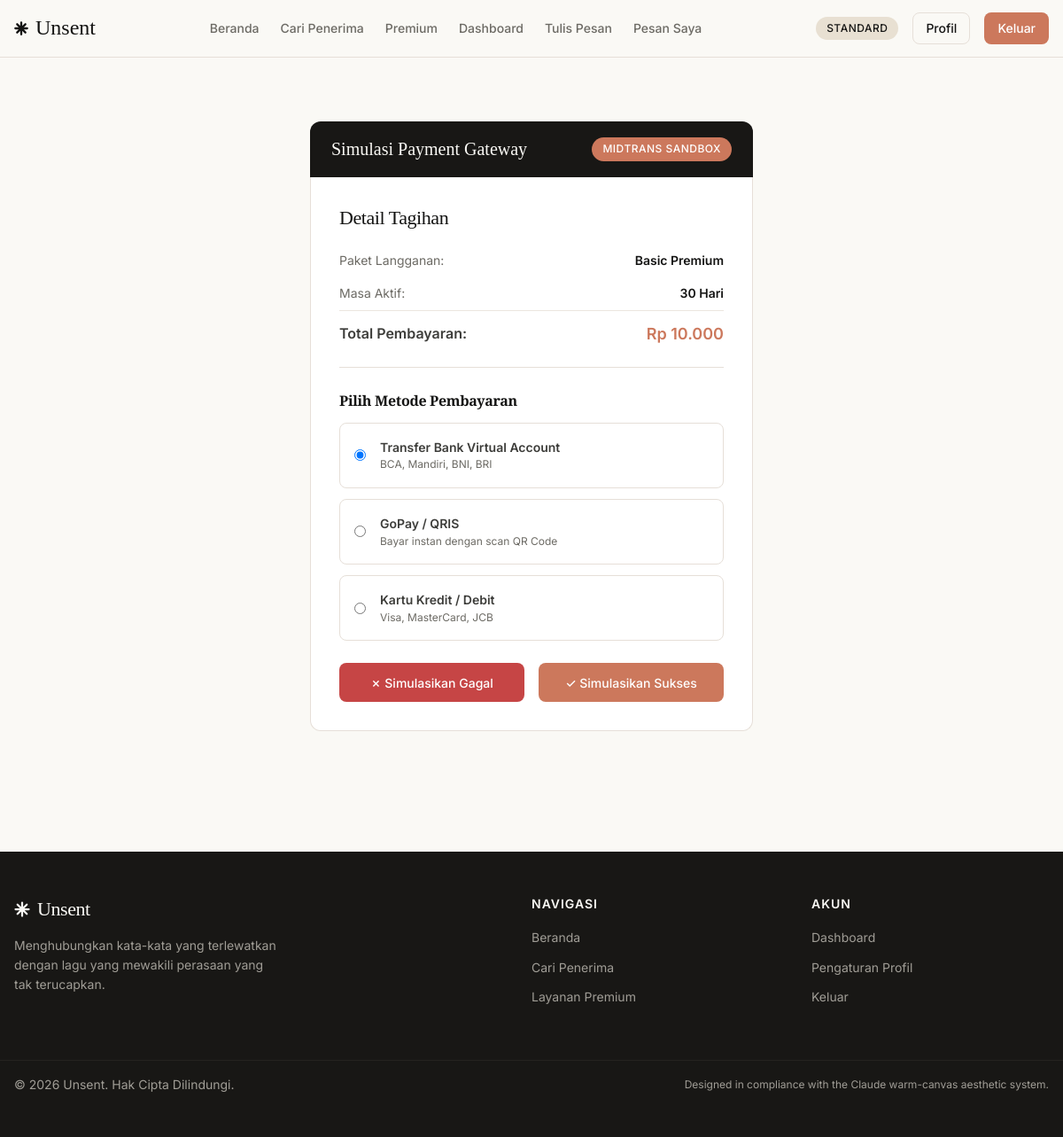
Screenshot of /payment.php?package_id=1 (signed in) with the database file from the repository.
### tables this page shows
CREATE TABLE `premium_packages` (
  `id_package` INT AUTO_INCREMENT PRIMARY KEY,
  `package_name` VARCHAR(100) NOT NULL,
  `price` DECIMAL(10,2) NOT NULL,
  `duration_days` INT NOT NULL,
  `features` TEXT NOT NULL
);

### includes/config.php (called while the page is built, shortened)
<?php
function sanitize($data) {
    return htmlspecialchars(trim($data), ENT_QUOTES, 'UTF-8');
}
function formatRupiah($number) {
    return 'Rp ' . number_format($number, 0, ',', '.');
}
?>

### payment.php (the view, shortened to what this page needs)
<?php
require_once __DIR__ . '/includes/config.php';
$package_id = isset($_GET['package_id']) ? (int)$_GET['package_id'] : 0;
$pkg = null;
$error = '';
$success = '';
try {
    $stmt = $pdo->prepare("SELECT * FROM premium_packages WHERE id_package = ?");
    $stmt->execute([$package_id]);
    $pkg = $stmt->fetch();
} catch (PDOException $e) {
    $error = 'Gagal memuat paket.';
}
?>
<?php require_once __DIR__ . '/includes/header.php'; ?>
<div class="payment-mock-container" style="margin: 40px auto;">
  <div class="payment-mock-header">
    <span style="font-family: var(--font-display); font-size: 20px; font-weight: 500;">Simulasi Payment Gateway</span>
    <span class="badge badge-coral">Midtrans SandBox</span>
  </div>
  <div class="payment-mock-body">
    <?php if (!empty($error)): ?>
      <div class="alert alert-danger" style="margin-bottom: 20px;">
        <strong>Transaksi Gagal:</strong> <?php echo $error; ?>
        <p style="font-size: 12px; margin-top: 4px;">Anda dapat mencobanya kembali dengan memilih metode pembayaran lain.</p>
      </div>
      <div style="text-align: center; margin-top: 15px;">
        <a href="payment.php?package_id=<?php echo $pkg['id_package']; ?>" class="btn btn-primary">Coba Lagi</a>
        <a href="premium.php" class="btn btn-secondary">Pilih Paket Lain</a>
      </div>
    <?php else: ?>
      <div style="margin-bottom: 25px; border-bottom: 1px solid var(--color-hairline); padding-bottom: 15px;">
        <h3 style="font-size: 22px; margin-bottom: 15px;">Detail Tagihan</h3>
        <table style="width: 100%; border-collapse: collapse; font-size: 14px;">
          <tr>
            <td style="padding: 8px 0; color: var(--color-muted);">Paket Langganan:</td>
            <td style="padding: 8px 0; text-align: right; font-weight: 600; color: var(--color-ink);"><?php echo sanitize($pkg['package_name']); ?></td>
          </tr>
          <tr>
            <td style="padding: 8px 0; color: var(--color-muted);">Masa Aktif:</td>
            <td style="padding: 8px 0; text-align: right; font-weight: 600; color: var(--color-ink);"><?php echo $pkg['duration_days']; ?> Hari</td>
          </tr>
          <tr>
            <td style="padding: 12px 0 8px 0; font-weight: 600; font-size: 16px; border-top: 1px solid var(--color-hairline-soft);">Total Pembayaran:</td>
            <td style="padding: 12px 0 8px 0; text-align: right; font-weight: 600; font-size: 18px; color: var(--color-primary); border-top: 1px solid var(--color-hairline-soft);">
              <?php echo formatRupiah($pkg['price']); ?>
            </td>
          </tr>
        </table>
      </div>
      <form action="payment.php?package_id=<?php echo $pkg['id_package']; ?>" method="POST" id="payment-form">
        <h4 style="font-size: 16px; font-weight: 600; margin-bottom: 12px; color: var(--color-ink);">Pilih Metode Pembayaran</h4>
        <div class="payment-method-option" onclick="document.getElementById('method-trf').checked = true;">
          <input type="radio" name="payment_method" id="method-trf" value="Bank Transfer" checked>
          <div>
            <div style="font-size: 14px; font-weight: 600;">Transfer Bank Virtual Account</div>
            <div style="font-size: 12px; color: var(--color-muted);">BCA, Mandiri, BNI, BRI</div>
          </div>
        </div>
        <div class="payment-method-option" onclick="document.getElementById('method-gopay').checked = true;">
          <input type="radio" name="payment_method" id="method-gopay" value="GoPay/QRIS">
          <div>
            <div style="font-size: 14px; font-weight: 600;">GoPay / QRIS</div>
            <div style="font-size: 12px; color: var(--color-muted);">Bayar instan dengan scan QR Code</div>
          </div>
        </div>
        <div class="payment-method-option" onclick="document.getElementById('method-card').checked = true;">
          <input type="radio" name="payment_method" id="method-card" value="Credit Card">
          <div>
            <div style="font-size: 14px; font-weight: 600;">Kartu Kredit / Debit</div>
            <div style="font-size: 12px; color: var(--color-muted);">Visa, MasterCard, JCB</div>
          </div>
        </div>
        <div style="display: grid; grid-template-columns: 1fr 1fr; gap: var(--spacing-md); margin-top: 25px;">
          <button type="button" class="btn btn-danger" style="height: 44px;" onclick="submitSimulatedPayment('failed')">
            ✗ Simulasikan Gagal
          </button>
          <button type="button" class="btn btn-primary" style="height: 44px;" onclick="submitSimulatedPayment('completed')">
            ✓ Simulasikan Sukses
          </button>
        </div>
      </form>
    <?php endif; ?>
  </div>
</div>
<?php require_once __DIR__ . '/includes/footer.php'; ?>

### css/style.css (style rules this page uses)
:root { --color-primary: #cc785c; --color-primary-active: #a9583e; --color-primary-disabled: #e6dfd8; --color-ink: #141413; --color-body: #3d3d3a; --color-body-strong: #252523; --color-muted: #6c6a64; --color-muted-soft: #8e8b82; --color-hairline: #e6dfd8; --color-hairline-soft: #ebe6df; --color-canvas: #faf9f5; --color-surface-soft: #f5f0e8; --color-surface-card: #efe9de; --color-surface-cream-strong: #e8e0d2; --color-surface-dark: #181715; --color-surface-dark-elevated: #252320; --color-surface-dark-soft: #1f1e1b; --color-on-primary: #ffffff; --color-on-dark: #faf9f5; --color-on-dark-soft: #a09d96; --color-accent-teal: #5db8a6; --color-accent-amber: #e8a55a; --color-success: #5db872; --color-warning: #d4a017; --color-error: #c64545; --font-display: 'Cormorant Garamond', 'Tiempos Headline', Garamond, 'Times New Roman', serif; --font-sans: 'Inter', -apple-system, BlinkMacSystemFont, "Segoe UI", Roboto, sans-serif; --font-mono: 'JetBrains Mono', ui-monospace, Courier New, monospace; --rounded-xs: 4px; --rounded-sm: 6px; --rounded-md: 8px; --rounded-lg: 12px; --rounded-xl: 16px; --rounded-pill: 9999px; --spacing-xxs: 4px; --spacing-xs: 8px; --spacing-sm: 12px; --spacing-md: 16px; --spacing-lg: 24px; --spacing-xl: 32px; --spacing-xxl: 48px; --spacing-section: 96px; --shadow-subtle: 0 1px 3px rgba(20,20,19,0.08); --shadow-card: 0 4px 20px rgba(20,20,19,0.04); }
* { box-sizing: border-box; margin: 0; padding: 0; }
body { background-color: var(--color-canvas); color: var(--color-body); font-family: var(--font-sans); font-size: 16px; line-height: 1.55; min-height: 100vh; display: flex; flex-direction: column; }
h1, h2, h3, h4, .display-font { font-family: var(--font-display); color: var(--color-ink); font-weight: 400; letter-spacing: -0.02em; }
h3 { font-size: 1.8rem; line-height: 1.25; }
.btn { display: inline-flex; align-items: center; justify-content: center; font-family: var(--font-sans); font-size: 14px; font-weight: 500; padding: 10px 20px; height: 40px; border-radius: var(--rounded-md); border: 1px solid transparent; cursor: pointer; transition: all 0.2s ease; white-space: nowrap; text-decoration: none; }
.btn-primary { background-color: var(--color-primary); color: var(--color-on-primary); }
.btn-danger { background-color: var(--color-error); color: white; }
.badge { display: inline-flex; align-items: center; padding: 4px 12px; border-radius: var(--rounded-pill); font-size: 12px; font-weight: 500; text-transform: uppercase; letter-spacing: 0.5px; }
.badge-coral { background-color: var(--color-primary); color: var(--color-on-primary); }
.payment-mock-container { max-width: 500px; margin: 0 auto; }
.payment-mock-header { background-color: var(--color-surface-dark); color: var(--color-on-dark); padding: var(--spacing-md) var(--spacing-lg); border-top-left-radius: var(--rounded-lg); border-top-right-radius: var(--rounded-lg); display: flex; justify-content: space-between; align-items: center; }
.payment-mock-body { background-color: white; border: 1px solid var(--color-hairline); border-top: none; border-bottom-left-radius: var(--rounded-lg); border-bottom-right-radius: var(--rounded-lg); padding: var(--spacing-xl); }
.payment-method-option { display: flex; align-items: center; gap: var(--spacing-md); padding: var(--spacing-md); border: 1px solid var(--color-hairline); border-radius: var(--rounded-md); margin-bottom: var(--spacing-sm); cursor: pointer; }
.payment-method-option input { margin: 0; }

### rows the page displays
premium_packages: package_name "Basic Premium", duration_days "30", price "Rp 10.000"
